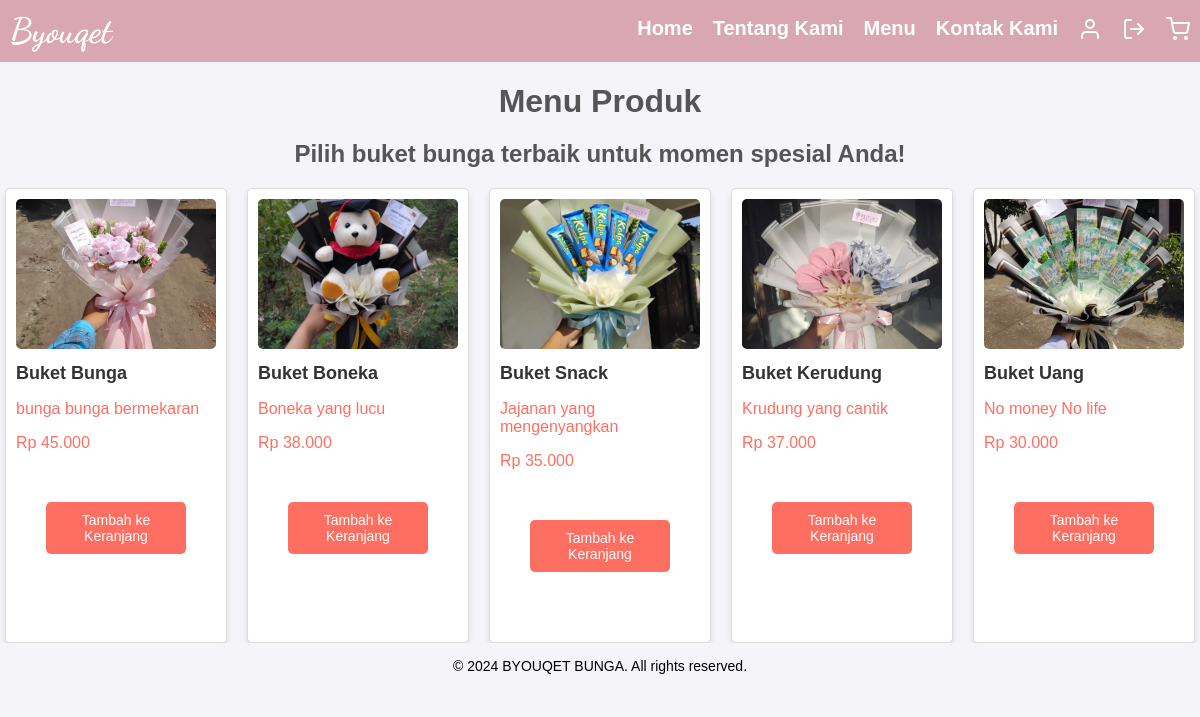
Screenshot of /menu.php (signed in) with the database file from the repository.
### tables this page shows
CREATE TABLE `produk` (
  `id` int(11) NOT NULL,
  `category_id` int(11) NOT NULL,
  `name` varchar(100) NOT NULL,
  `price` decimal(10,2) NOT NULL,
  `description` text DEFAULT NULL,
  `created_at` timestamp NOT NULL DEFAULT current_timestamp(),
  `image` varchar(255) NOT NULL
);

### menu.php (the view, shortened to what this page needs)
<?php
include 'koneksi.php';
$query = "SELECT * FROM produk";
$result = mysqli_query($conn, $query);
?>
<!DOCTYPE html>
<html lang="en">
<head>
    <link rel="stylesheet" href="style.css">
</head>
<body>
    <header>
        <nav>
            <div class="logo">Byouqet</div>
            <ul class="nav-links">
                <div id="home" class="hidden">
                    <a href="home.php">Home</a>
                    <a href="about.php">Tentang Kami</a>
                    <a href="menu.php">Menu</a>
                    <a href="contact.php">Kontak Kami</a>
                    <a href="profil.php" class="icon-link"><i data-feather="user"></i></a>
                    <a href="logout.php" class="icon-link"><i data-feather="log-out"></i></a>
                    <a href="keranjang.php" class="icon-link" id="shoppingCartIcon"><i data-feather="shopping-cart"></i></a>
                </div>
            </ul>
        </nav>
    </header>
    <headerh1 h1>
        <h1>Menu Produk</h1>
        <h2>Pilih buket bunga terbaik untuk momen spesial Anda!</h2>
    <div class="buket-list">
        <?php while ($row = mysqli_fetch_assoc($result)) { ?>
            <div class="buket-item">
                <img src="foto/<?= htmlspecialchars($row['image']); ?>" alt="<?= htmlspecialchars($row['name']); ?>">
                <h3><?= htmlspecialchars($row['name']); ?></h3>
                <p><?= htmlspecialchars($row['description']); ?></p>
                <p>Rp <?= number_format($row['price'], 0, ',', '.'); ?></p>
                <form action="menu.php" method="POST">
                    <button type="submit" class="add-to-cart">Tambah ke Keranjang</button>
                </form>
            </div>
        <?php } ?>
    </div>
    <div class="footer">
        <p>© 2024 BYOUQET BUNGA. All rights reserved.</p>
    </div>
</body>
</html>

### style.css (style rules this page uses)
body, html { margin: 0; padding: 0; font-family: 'Roboto', sans-serif; background-color: #f0a5ce; color: #333; }
a { text-decoration: none; color: inherit; }
ul { list-style: none; margin: 0; padding: 0; }
header nav, nav { display: flex; justify-content: space-between; align-items: center; padding: 0px 10px; background-color: #D8A7B1; color: white; }
header .logo, nav .logo { font-size: 35px; font-family: 'Dancing Script', cursive; font-weight: bold; }
.nav-links, #menu, #home, #tentang , #kontak { display: flex; gap: 20px; }
.nav-links a, #menu, #home, #tentang, #kontak a { color: white; font-size: 20px; font-weight: bold; text-decoration: none; transition: color 0.3s; }
.nav-links a:hover, #menu, #home, #tentang , #kontak a:hover { color: #ffe6e6; }
body, html { margin: 0; padding: 0; font-family: 'Roboto', sans-serif; background-color: #f4f4f9; color: #333; }
header { background-color: #D8A7B1; padding: 10px 0; text-align: center; color: #fff; }
header .logo { font-family: 'Dancing Script'; font-size: 35px; font-weight: bold; }
.nav-links { list-style: none; padding: 0; }
.nav-links a { text-decoration: none; color: #fff; font-weight: bold; }
.nav-links { list-style: none; padding: 0; text-align: center; }
.buket-list { display: flex; justify-content: center; flex-wrap: wrap; gap: 20px; }
.buket-item { background: white; border: 1px solid #ddd; padding: 10px; width: 200px; border-radius: 5px; box-shadow: 0 4px 6px rgba(0, 0, 0, 0.1); }
.buket-item img { width: 100%; height: 150px; object-fit: cover; border-radius: 5px; }
.buket-item h3 { font-size: 18px; color: #333; margin: 10px 0; }
.buket-item p { font-size: 16px; color: #FF6F61; margin-bottom: 10px; }
.buket-item button { padding: 10px; background-color: #FF6F61; color: white; border: none; cursor: pointer; border-radius: 5px; font-size: 14px; }
body { font-family: Arial, sans-serif; background-color: #f4f4f9; color: #333; margin: 0; padding: 0; }
h1, h2 { text-align: center; color: #555; margin-bottom: 20px; }
form { max-width: 500px; margin: 20px auto; background: #fff; padding: 20px; border-radius: 8px; }
form input, form textarea, form button { width: calc(100% - 20px); margin: 10px 10px 20px; padding: 10px; border: 1px solid #ccc; border-radius: 4px; }
form button { background-color: #28a745; color: #fff; border: none; cursor: pointer; transition: background-color 0.3s ease; }
.footer { text-align: center; background-color: #f0a5ce; padding: 1px 0; margin: 0; width: 100%; position: relative; bottom: 0; left: 0; font-size: 14px; color: #333; }

### menu.php (style rules this page uses)
body, html { background-color: #f4f4f9; }
.footer { background-color: #f4f4f9; color: #000; }

### rows the page displays
produk: image (picture), name "Buket Bunga", description "bunga bunga bermekaran", price "45.000"
produk: image (picture), name "Buket Boneka", description "Boneka yang lucu", price "38.000"
produk: image (picture), name "Buket Snack", description "Jajanan yang mengenyangkan", price "35.000"
produk: image (picture), name "Buket Kerudung", description "Krudung yang cantik", price "37.000"
produk: image (picture), name "Buket Uang", description "No money No life", price "30.000"
